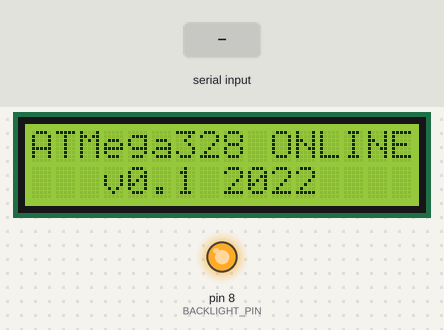
This sketch was run on a simulated Arduino Uno, built with avr-gcc and run on an emulated ATmega328P. On the bench: 16×2 character LCD, output pins drawn as LEDs (lit = HIGH). The test bench sets the inputs (shaded band).

Above: at 1.1 s.
At 5.6 s:
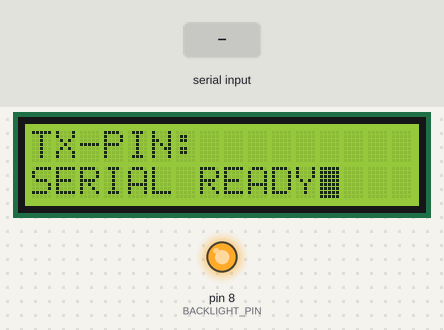
6.6 s: "90,45\n" received over Serial
At 7.4 s:
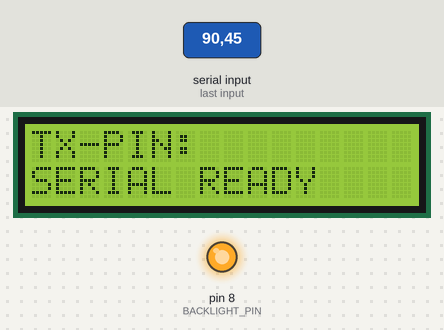
At 7.9 s:
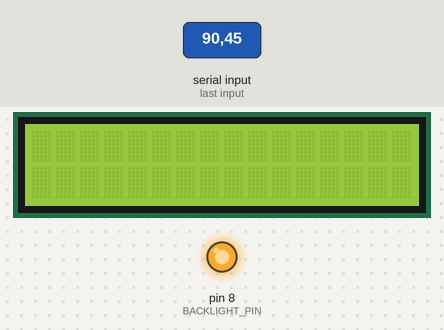
Timing chart, 0 to 19.0 s (numbered marks = the images above; inputs shaded):
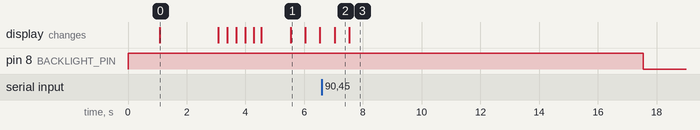

The sketch:

SerialDisplay16x2-v0.4-stringmem003.ino
```cpp
#include <LiquidCrystal.h>

const byte rs = 12, en = 11, d4 = 5, d5 = 4, d6 = 3, d7 = 2;
LiquidCrystal lcd(rs, en, d4, d5, d6, d7);

// SET TO 1 FOR SERIAL MONITORING
byte debug = 0;

#define BACKLIGHT_PIN 8
#define ARRAYSIZE 24
String strings[ARRAYSIZE] = { };
String times[ARRAYSIZE] = { };

// SERIALREAD
String lineString;
String msg;
String output;
byte count = 0;

// CLOCK
String timeString;
const int interval = 1000;

byte lines_I[8] = {
  0b10000,
  0b10000,
  0b10000,
  0b10000,
  0b10000,
  0b10000,
  0b10000,
  0b10000,
};
byte lines_IIIII[8] = {
  0b11111,
  0b11111,
  0b11111,
  0b11111,
  0b11111,
  0b11111,
  0b11111,
  0b11111,
};
byte lines_I_I[8] = {
  0b10100,
  0b10100,
  0b10100,
  0b10100,
  0b10100,
  0b10100,
  0b10100,
  0b10100,
};
byte lines_I_I_I[8] = {
  0b10101,
  0b10101,
  0b10101,
  0b10101,
  0b10101,
  0b10101,
  0b10101,
  0b10101,
};

void setup() {

  pinMode(BACKLIGHT_PIN, OUTPUT);
  digitalWrite(BACKLIGHT_PIN, HIGH);

  lcd.begin(16, 2);

  lcd.createChar(0, lines_I);
  lcd.createChar(1, lines_I_I);
  lcd.createChar(2, lines_I_I_I);
  lcd.createChar(3, lines_IIIII);

  Serial.begin(9600);

  lcd.setCursor(0, 0);
  lcd.print("ATMega328 ONLINE");
  delay(1000);
  lcd.setCursor(0, 1);
  lcd.print("   v0.1 2022    ");
  delay(2000);
  lcd.clear();
  initialize();
}

void loop() {

  if (debug == 1) {
    Serial.print("strings[");
    Serial.print(count);
    Serial.print("] = ");
    Serial.println(output);
    Serial.print("times[");
    Serial.print(count);
    Serial.print("] = ");
    Serial.println(timeString);
  }
  clockCount();
  delay(100);
}

void clockCount() {

  unsigned int currentMillis = millis();
  unsigned int previousMillis = 0;         // will store last time LED was updated
  byte seconds = 0;
  byte minutes = 0;
  byte hours = 0;

  if (currentMillis - previousMillis >= interval) {
    previousMillis = currentMillis;

    seconds = currentMillis / 1000;
    minutes = seconds / 60;
    hours = minutes / 60;

    currentMillis %= 1000;
    seconds %= 60;
    minutes %= 60;
    hours %= 24;

    timeString = "";

    if (hours < 10) {
      timeString += "0";
      timeString += hours;
    } else {
      timeString += hours;
    }
    timeString += ":";
    if (minutes < 10) {
      timeString += "0";
      timeString += minutes;
    } else {
      timeString += minutes;
    }
    timeString += ":";
    if (seconds < 10) {
      timeString += "0";
      timeString += seconds;
    } else {
      timeString += seconds;
    }

    readSerial();
  }
}

void readSerial() {

  byte busy = 1;
  byte timeoutSec = 0;
  unsigned int timeoutMsPrev = 0;
  output = "";

  while (busy == 1) {
    while (Serial.available() == 0) {
      unsigned int timeoutMs = millis();
      if (timeoutMs - timeoutMsPrev >= interval) {
        timeoutMsPrev = timeoutMs;
        timeoutMs %= 1000;
        timeoutSec++;
        timeoutSec %= 60;

        if (timeoutSec > 10) {
          digitalWrite(BACKLIGHT_PIN, LOW);
        }
      }
    }
    if (Serial.available()) {
      digitalWrite(BACKLIGHT_PIN, HIGH);

      char c = Serial.read(); //gets one byte from serial buffer
      if (c != ';') {
        output += c;
      } else {
        busy = 0;
      }
    }
  }
  if (count < ARRAYSIZE) {
    strings[count] = output;
    times[count] = timeString;
    count++;
    delay(100);
  } else {
    count = 0;
    strings[count] = output;
    times[count] = timeString;
    delay(100);
    count++;
  }
  lcdPrint(output);
}

void lcdPrint(String input) {

  String empty = "                ";

  byte strLength = input.length();
  lineString = input.substring(0, 1);
  byte line = lineString.toInt();
  msg = input.substring(2, strLength);

  if (debug == 1) {
    Serial.print("input: ");
    Serial.println(input);
    Serial.print("strLength: ");
    Serial.println(strLength);
    Serial.print("lineString: ");
    Serial.println(lineString);
    Serial.print("line: ");
    Serial.println(line);
    Serial.print("msg: ");
    Serial.println(msg);
  }
  lcd.setCursor(0, line);
  lcd.print(empty);
  lcd.setCursor(0, line);
  lcd.print(msg);
}

void initialize() {

  byte delayTime = 30;
  byte writePos = 0;

  lcd.setCursor(0, 0);
  lcd.print("LOADING...");

  while (writePos < 16) {
    lcd.setCursor(writePos, 1);
    lcd.write(byte(0));
    delay(delayTime);
    lcd.setCursor(writePos, 1);
    lcd.write(byte(1));
    delay(delayTime);
    lcd.setCursor(writePos, 1);
    lcd.write(byte(2));
    delay(delayTime);
    writePos++;
  }
  lcd.clear();
  lcd.setCursor(0, 0);
  lcd.print("TX-PIN:");
  lcd.setCursor(0, 1);
  lcd.print("SERIAL READY");
  delay(1000);

  digitalWrite(BACKLIGHT_PIN, HIGH);

  while (Serial.available() == 0) {
    int timeoutMs = millis();
    byte timeoutSec = timeoutMs / 1000;
    byte timeoutLimit = 20;
    //currentMillis %= 1000;
    if (timeoutSec > timeoutLimit) {
      digitalWrite(BACKLIGHT_PIN, LOW);
      timeoutMs = 0;
    }
    lcd.setCursor(12, 1);
    lcd.write(byte(3));

    delay(500);
    lcd.setCursor(12, 1);
    lcd.write(" ");

    delay(500);
  }
  lcd.clear();
}
```

Measured:
- after the input at 6.6 s, pin 8 (BACKLIGHT_PIN): HIGH → LOW after 10.9 s; the display: first differs from a run without the input after 0.94 s (image 3)
- what the display in image 0 shows lasts 2.0 s, from 1.1 s to 3.1 s
- what the display in image 1 shows lasts 0.5 s, from 5.5 s to 6.0 s
